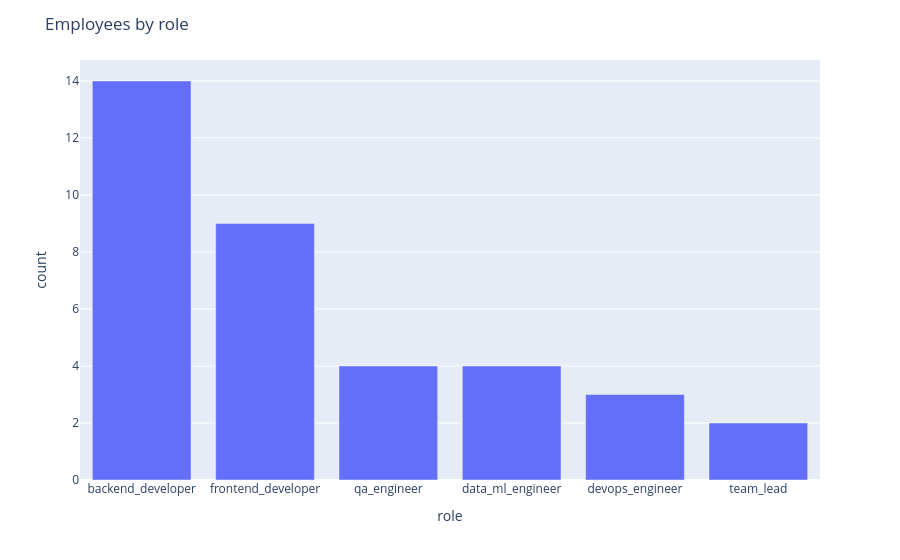

The code cell stored with this chart in its notebook:
### Code cell
import plotly.express as px

role_counts = employees["role"].value_counts().reset_index()
role_counts.columns = ["role", "count"]

fig = px.bar(role_counts, x="role", y="count")
fig.update_layout(title="Employees by role")
fig.show()

### Figure 1 — Plotly figure (JSON) as saved in the notebook; plotly's stock layout.template omitted (floating-point values rounded to 4 significant figures)
{"data": [{"hovertemplate": "role=%{x}<br>count=%{y}<extra></extra>", "legendgroup": "", "marker": {"color": "#636efa", "pattern": {"shape": ""}}, "name": "", "orientation": "v", "showlegend": false, "textposition": "auto", "type": "bar", "x": ["backend_developer", "frontend_developer", "qa_engineer", "data_ml_engineer", "devops_engineer", "team_lead"], "xaxis": "x", "y": [14, 9, 4, 4, 3, 2], "yaxis": "y"}], "layout": {"barmode": "relative", "legend": {"tracegroupgap": 0}, "margin": {"t": 60}, "title": {"text": "Employees by role"}, "xaxis": {"anchor": "y", "domain": [0, 1], "title": {"text": "role"}}, "yaxis": {"anchor": "x", "domain": [0, 1], "title": {"text": "count"}}}}
